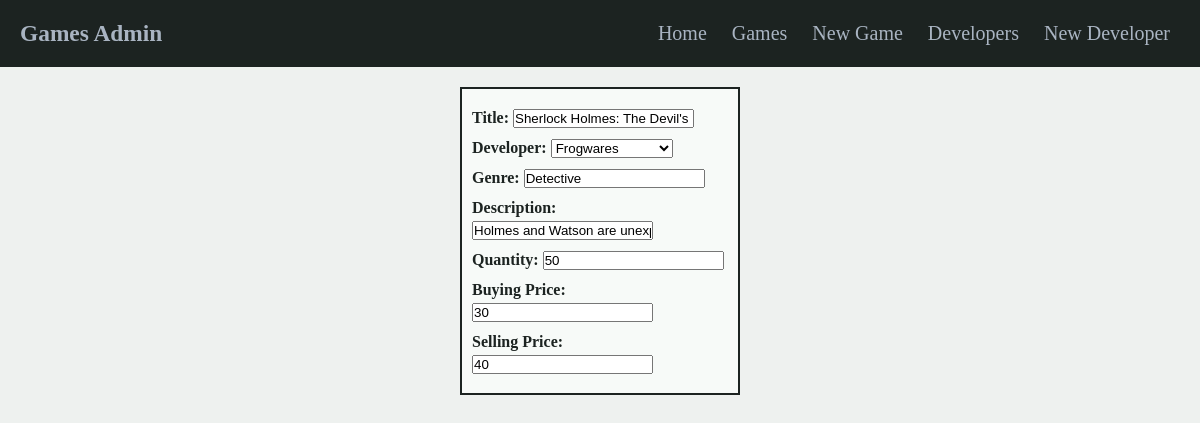
Page /games/4/edit on the earlier database version.
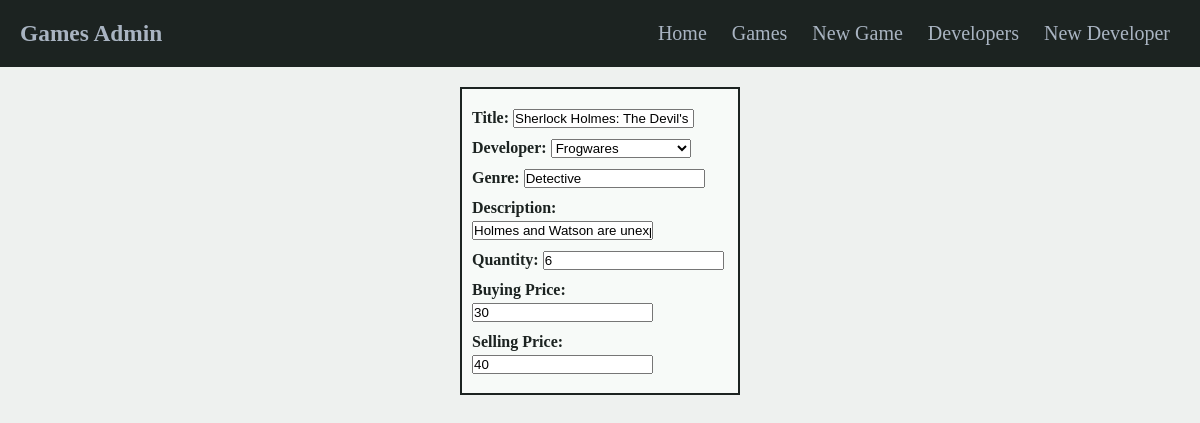
Same page on the later database version.
### tables this page shows
CREATE TABLE games (
    id INTEGER PRIMARY KEY AUTOINCREMENT,
    title VARCHAR,
    genre VARCHAR,
    description TEXT,
    stock_quantity INTEGER,
    buying_price INTEGER,
    selling_price INTEGER,
    mark_up INTEGER,
    developer_id INTEGER NOT NULL,
        FOREIGN KEY (developer_id)
            REFERENCES developers(id)
);

### controllers/games_controller.py (the view)
@games_blueprint.route("/games/<id>/edit", methods=['GET'])
def edit_game(id):
    game = game_repository.select(id)
    developers = developer_repository.select_all()
    return render_template('games/edit.html', game = game, all_developers = developers)

### db/run_sql.py (called while the page is built)
def get_db():
    path=os.path.dirname(os.path.abspath(__file__))
    db= os.path.join(path, "game_manager.db")
    conn=sqlite3.connect(db)
    conn.execute("PRAGMA foreign_keys=1")
    conn.row_factory=sqlite3.Row
    return conn

def run_sql(sql, values=[]):
    db=get_db()
    cursor=db.cursor()
    cursor.execute(sql, values)
    results=cursor.fetchall()
    db.commit()
    db.close()
    return results

### repositories/developer_repository.py (called while the page is built)
def select_all():
    developers = []
    sql = "SELECT * FROM developers"
    results = run_sql(sql)
    for row in results:
        active = True if row['active'] == 1 else False
        developer = Developer(row['name'], row['shipping_price'], row['shipping_time'], active, row['id'])
        developers.append(developer)
    return developers

def select(id):
    developer = None
    sql = "SELECT * FROM developers WHERE id =?"
    values = [id]
    result = run_sql(sql, values)[0]
    if result is not None:
        active = True if result['active'] == 1 else False
        developer = Developer(result['name'], result['shipping_price'], result['shipping_time'], active, result['id'])
    return developer

### templates/games/edit.html (shortened to what this page needs)
{% extends "base.html" %}
{% block content %}
<div class="container">
<div class="box2">
<form action="/games/{{game.id}}" method="post">
    <div class="title">
        <label for="title">Title:</label>
        <input type="text" id="title" name="title" placeholder="Title" value="{{game.title}}" required autofocus>
    </div>
    <div class="developer">
        <label for="developer">Developer:</label>
        <select id="developer" name="developer_id">
          {% for developer in all_developers %}
            <option value="{{ developer.id }}"
              {% if game.developer.id== developer.id %} selected="selected"{% endif %}>
              {{ developer.name }}
            </option>
          {% endfor %}
        </select>
      </div>
    <div class="genre">
        <label for="genre">Genre:</label>
        <input type="text" name="genre" id="genre" placeholder="Genre" value="{{game.genre}}" required>
    </div>
    <div class="description_title">
        <label for="description">Description:</label>
        <input name="description" id="description" value="{{game.description}}">
    </div>
    <div class="stock">
        <label for="stock">Quantity:</label>
        <input type="number" name="stock" id="stock" value="{{game.stock_quantity}}" required>
    </div>
    <div class="buy">
        <label for="buy">Buying Price:</label>
        <input type="number" name="buy" id="buy" value="{{game.buying_price}}" required>
    </div>
    <div class="sell">
        <label for="sell">Selling Price:</label>
        <input type="number" name="sell" id="sell" value="{{game.selling_price}}" required>
    </div>
</form>
</div>
</div>
{% endblock %}

Differences in the rows shown:
changed games "Sherlock Holmes: The Devil's Daughter": stock "50" → "6"
